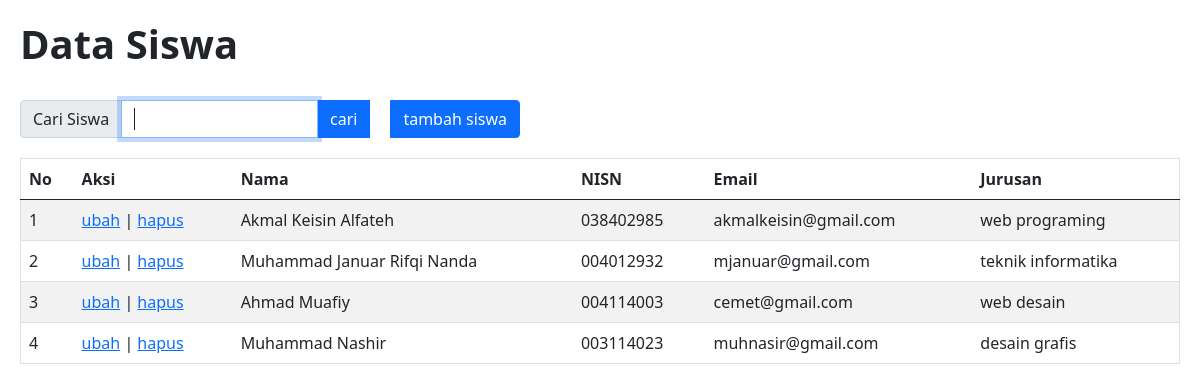
The page / on the database its author committed.
### tables this page shows
CREATE TABLE `siswa` (
  `id` int(11) NOT NULL,
  `nama` varchar(200) NOT NULL,
  `nisn` varchar(100) NOT NULL,
  `email` varchar(200) NOT NULL,
  `jurusan` varchar(100) NOT NULL
);

### functions.php (called while the page is built, shortened)
<?php
$conn = mysqli_connect("localhost", "root", "", "php dasar");
function query($query) {
    global $conn;
    $result = mysqli_query($conn, $query);
    $rows = [];
    while ($row = mysqli_fetch_assoc($result)) {
        $rows[] = $row;
    }
    return $rows;
}
?>

### index.php (the view, shortened to what this page needs)
<?php
require 'functions.php';
$siswa = query("SELECT * FROM siswa");
?>
<!DOCTYPE html>
<html lang="en">
<head>
    <link href="https://cdn.jsdelivr.net/npm/bootstrap@5.0.1/dist/css/bootstrap.min.css" rel="stylesheet">
</head>
<body>
    <h1 class="fw-bold">Data Siswa</h1>
    <br>
    <form action="" method="post" style="width: 500px; margin-bottom:20px;">
        <div class="input-group">
            <span class="input-group-text">Cari Siswa</span>
            <input type="text" aria-label="First name" class="form-control col-xs-4" utocomplete="off" name="keyword" size="30px" autofocus>
            <button type="submit" name="cari" class="btn btn-primary">cari</button>
            <a href="tambah.php" class="btn btn-primary" style="margin-left: 20px;">tambah siswa</a>
        </div>
    </form>
    <table border="1px solid black" cellpadding="10px" cellspacing="0" class="table table-striped">
        <thead>
            <tr>
                <th>No</th>
                <th>Aksi</th>
                <th>Nama</th>
                <th>NISN</th>
                <th>Email</th>
                <th>Jurusan</th>
            </tr>
        </thead>
        <tbody>
            <?php $i = 1;?>
            <?php foreach ($siswa as $row) : ?>
            <tr>
                <td><?= $i ?></td>
                <td><a href="ubah.php?id= <?= $row["id"]?>">ubah</a> |
                <a href="hapus.php?id= <?= $row["id"]?>" onclick="return confirm('yakin hapus')">hapus</a></td>
                <td><?= $row["nama"] ?></td>
                <td><?= $row["nisn"] ?></td>
                <td><?= $row["email"] ?></td>
                <td><?= $row["jurusan"] ?></td>
            </tr>
            <?php $i++;?>
            <?php endforeach;?>
        </tbody>
    </table>
</body>
</html>

### index.php (style rules this page uses)
body { margin : 20px; }

### rows shown on the page
siswa: nama "Akmal Keisin Alfateh", nisn "038402985", email "akmalkeisin@gmail.com", jurusan "web programing"
siswa: nama "Muhammad Januar Rifqi Nanda", nisn "004012932", email "mjanuar@gmail.com", jurusan "teknik informatika"
siswa: nama "Ahmad Muafiy", nisn "004114003", email "cemet@gmail.com", jurusan "web desain"
siswa: nama "Muhammad Nashir", nisn "003114023", email "muhnasir@gmail.com", jurusan "desain grafis"
